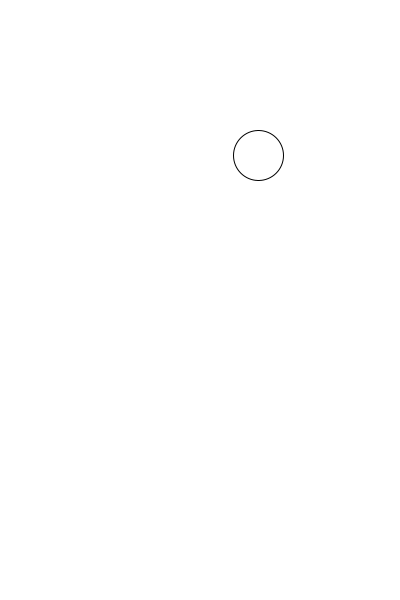
Frame 1 (no input)
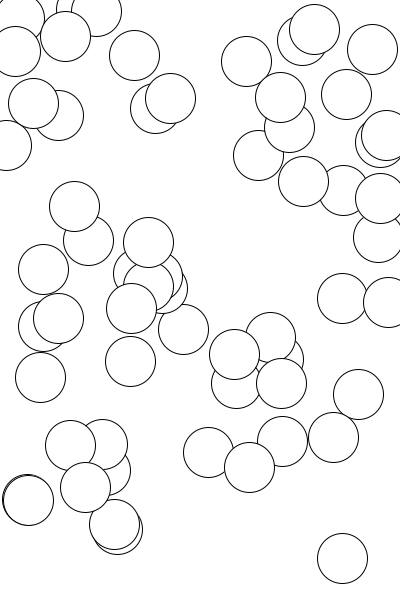
Frame 60 (the mouse pressed at the canvas centre just before this capture)
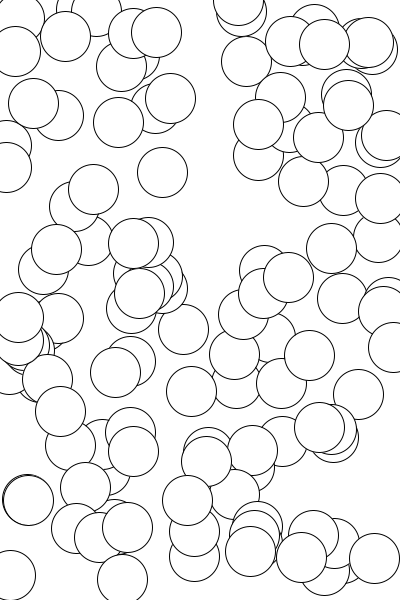
Frame 120 (the mouse held since frame 60 and released just before this capture)

The Processing sketch that drew these frames (run headless with seeded random() and noise(); from frame 60 on, the mouse is pressed at the canvas centre):

// Processing sketch: processing_148543
// ── processing_148543.pde

// First and only once:
void setup()
{
  size(400, 600); 
  background(255, 255, 255);
  frameRate(30);
}

// Then, repeat:
void draw()
{
  stroke(0, 0, 0, 255);
  strokeWeight(1);
  fill(255, 255, 255, 255);
  ellipse(random(width), random(height), 50, 50);  
}
